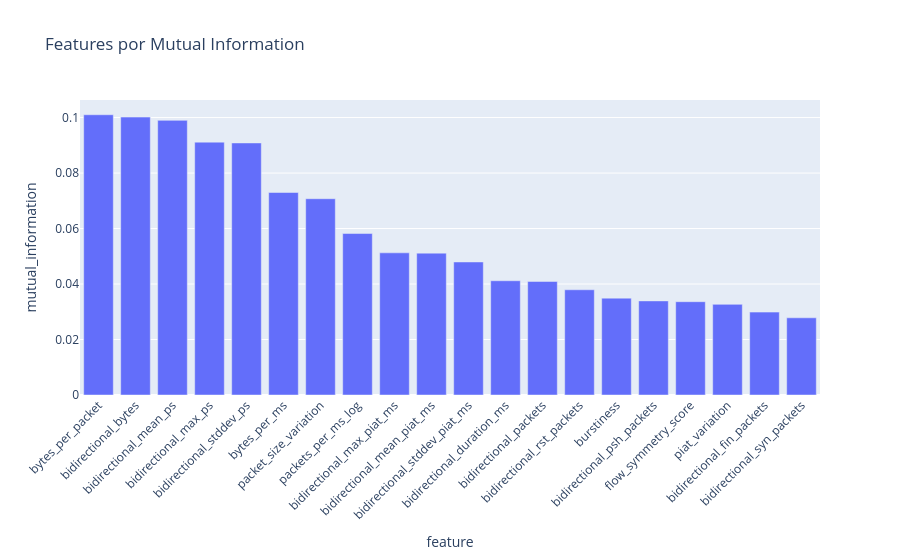

The notebook cell saved with this chart:
### Code cell
# filtro por mi
#mi_dataframe = mi_dataframe[mi_dataframe["mutual_information"] > 0.02]
# filtro por top features
#mi_dataframe = mi_dataframe.head(15)

nb_plot.mi_bar_plot(mi_dataframe)

### Figure 1 — Plotly figure (JSON) as saved in the notebook; plotly's stock layout.template omitted (floating-point values rounded to 4 significant figures)
{"data": [{"hovertemplate": "feature=%{x}<br>mutual_information=%{y}<extra></extra>", "legendgroup": "", "marker": {"color": "#636efa", "pattern": {"shape": ""}}, "name": "", "orientation": "v", "showlegend": false, "textposition": "auto", "x": ["bytes_per_packet", "bidirectional_bytes", "bidirectional_mean_ps", "bidirectional_max_ps", "bidirectional_stddev_ps", "bytes_per_ms", "packet_size_variation", "packets_per_ms_log", "bidirectional_max_piat_ms", "bidirectional_mean_piat_ms", "bidirectional_stddev_piat_ms", "bidirectional_duration_ms", "bidirectional_packets", "bidirectional_rst_packets", "burstiness", "bidirectional_psh_packets", "flow_symmetry_score", "piat_variation", "bidirectional_fin_packets", "bidirectional_syn_packets"], "xaxis": "x", "y": [0.101, 0.1002, 0.09899, 0.09114, 0.09085, 0.07299, 0.07075, 0.0582, 0.05125, 0.05113, 0.04795, 0.04118, 0.04092, 0.03792, 0.03491, 0.03392, 0.03363, 0.03267, 0.02988, 0.02782], "yaxis": "y", "type": "bar"}], "layout": {"xaxis": {"anchor": "y", "domain": [0.0, 1.0], "title": {"text": "feature"}, "tickangle": -45}, "yaxis": {"anchor": "x", "domain": [0.0, 1.0], "title": {"text": "mutual_information"}}, "legend": {"tracegroupgap": 0}, "title": {"text": "Features por Mutual Information"}, "barmode": "relative"}}
